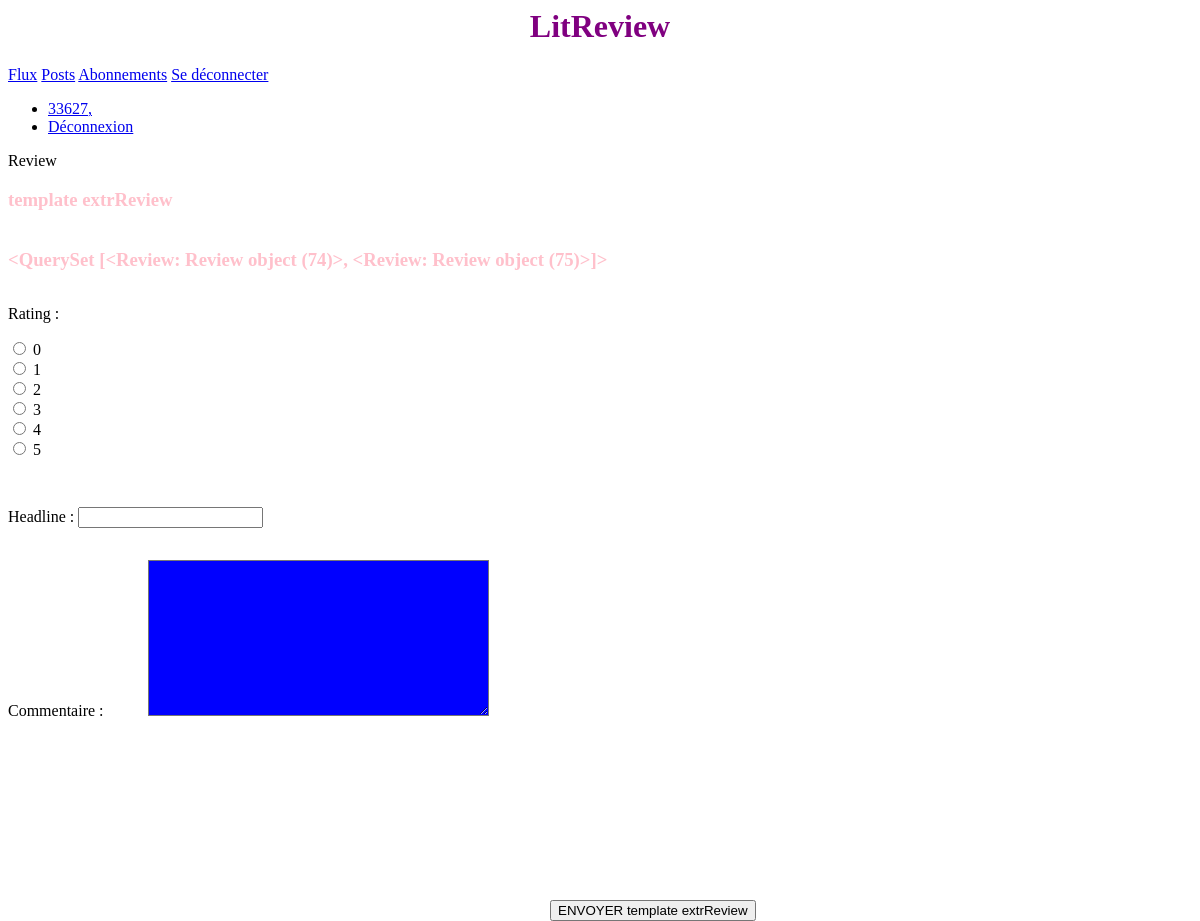
Before: /90/CreatReview/ (signed in) with the older database file.
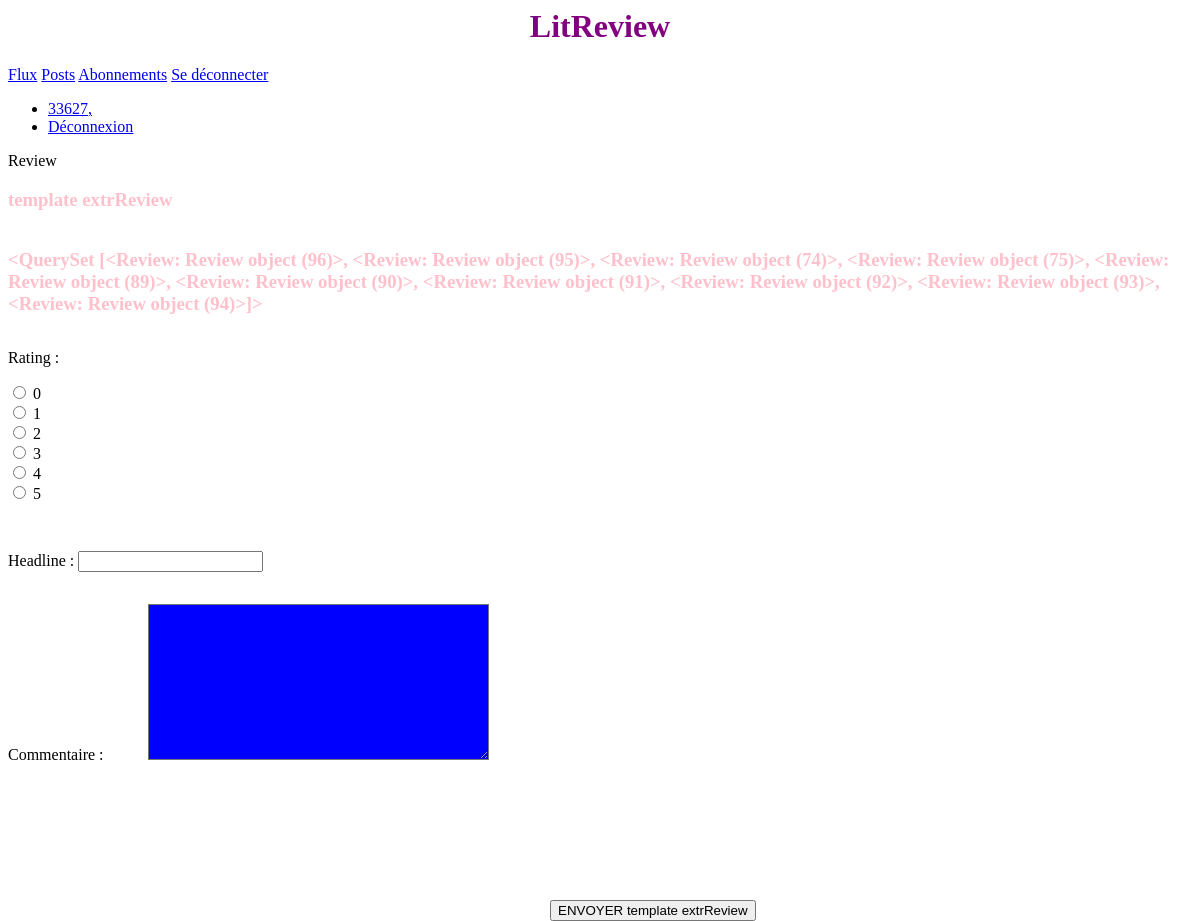
After: the same page with the newer database file.
### app_crit/models.py (models this page shows)
class Review(models.Model):
    ticket = models.ForeignKey(to=Ticket, on_delete=models.CASCADE)
    rating = models.PositiveSmallIntegerField(validators=[MinValueValidator(0), MaxValueValidator(5)])
    user = models.ForeignKey(to=settings.AUTH_USER_MODEL, on_delete=models.CASCADE)
    headline = models.CharField(max_length=128)
    body = models.TextField(max_length=8192, blank=True, verbose_name="Commentaire")
    time_created = models.DateField(auto_now_add=True)

### app_crit/views.py (the view)
# urls.py: path("<int:id>/CreatReview/", indexReview, name='creatReview'),
def indexReview(request,id):
     ticketReview = Ticket.objects.get(id=id)   # obtenir l'enregistrement(objet) du modele Ticket ayant comme id,
     form = ReviewForm(request.POST or None)
     messages = "enregistrement ok"
     reviews_to_my_tickets = Review.objects.filter(ticket__user_id=request.user.id)
     if form.is_valid() :
            review = form.save(commit=False)
            review.user = request.user
            review.ticket = ticketReview
            review.save()
            return redirect('posts')
     ''''
     # Mise de l'utilisateur
     if form.is_valid():
        donneesFormulaireReview = form.save(commit=False)
        donneesFormulaireReview.user = request.user
        form.save()
        form = ReviewForm()
     else :
         messages = "Enregistrement"
     '''
     context = {
         'form': form,
         'messages': messages,
         'reviews_to_my_tickets': reviews_to_my_tickets,
         'ticketReview': ticketReview,
     }
     return render(request, 'creatReview.html', context=context )

### app_crit/formulaire.py
class ReviewForm(ModelForm):
    rating = forms.IntegerField(
        widget=forms.RadioSelect(
            choices=((i, i) for i in range(0, 6))
        )
    )
    class Meta:
        model = Review
        fields = ['rating', 'headline', 'body']
        widgets ={
                'headline': forms.TextInput(
                attrs={
                    'class': 'review_form_headline'
                }
                ),
                'body': forms.Textarea(
                attrs={
                    'class': 'review_form_body'
                }
                ),
        }

### app_crit/templates/creatReview.html (shortened to what this page needs)
{% extends "base.html" %}
{% block content %}
<form method="post" enctype="multipart/form-data" class="ticket">
    {% include "extrait/extrReview.html" %}
{% endblock %}

### app_crit/templates/extrait/extrReview.html (shortened to what this page needs)
{% load widget_tweaks %}
{% block header_page %}
<div class="header_page">
    <span class="header_page__title">Review</span>
</div>
{% endblock %}
{% block content %}
<h3 class="review_form_mess"> {{message}} template  extrReview</h3>
<h3> {{reviews_to_my_tickets}} </h3>
<form method="post" enctype="multipart/form-data" id="creat_review">
    {{ form.as_p }}
    <button type="submit" class="review_form_btn"> ENVOYER template  extrReview </button>
</form>
</div>
{% endblock %}

Changed rows visible on the page:
no longer on this page (row unchanged): Review: id "<QuerySet [<Review: Review object (74)>, <Review: Review object (75)>]>"
added Review: id "<QuerySet [<Review: Review object (96)>, <Review: Review object (95)>, <Review: Review object (74)>, <Review: Review object (75)>, <Review: Review object (89)>, <Review: Review object (90)>, <Review: Review object (91)>, <Review: Review object (92)>, <Review: Review object (93)>, <Review: Review object (94)>]>"
